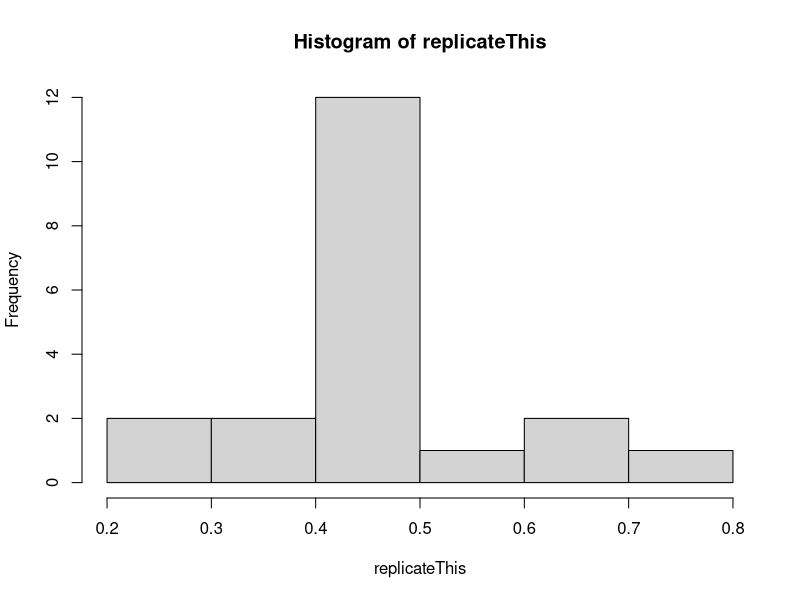
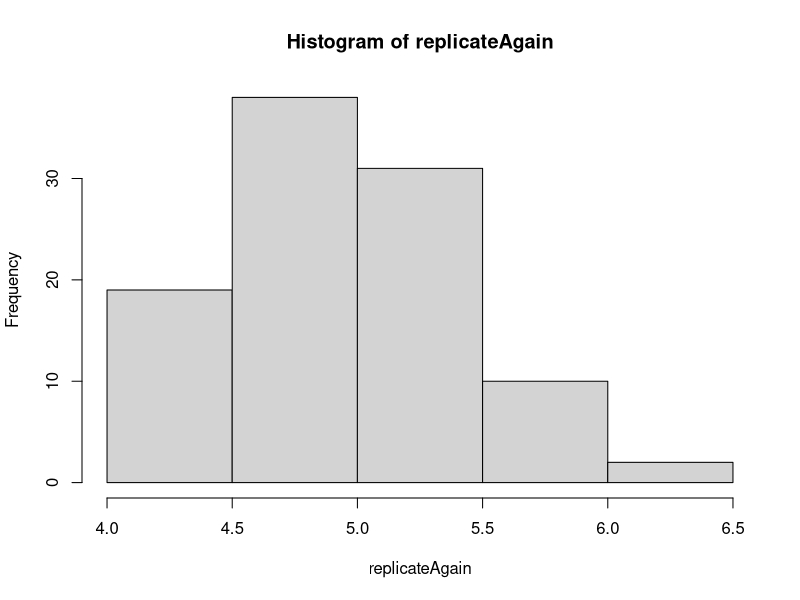
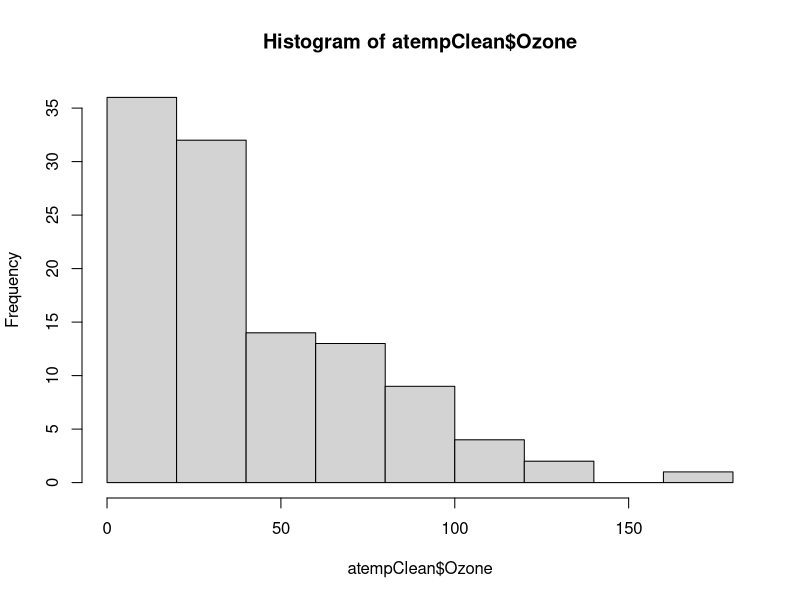
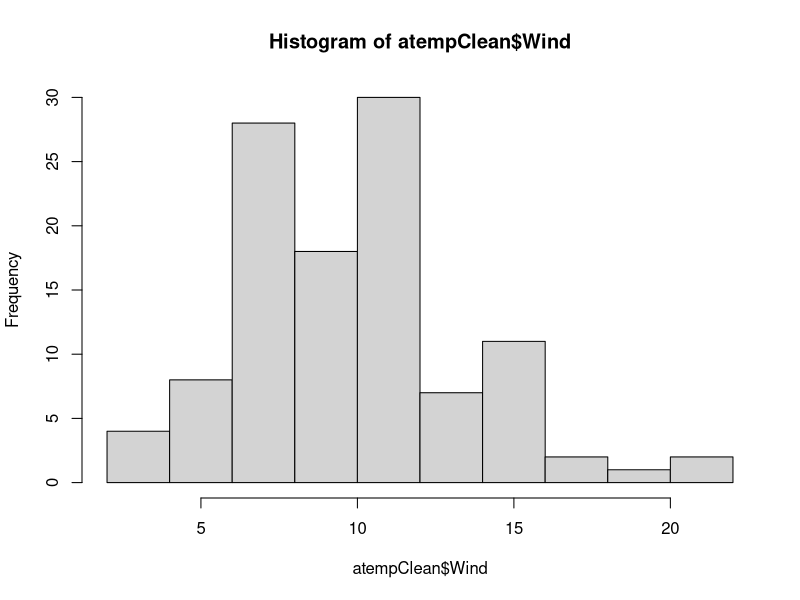
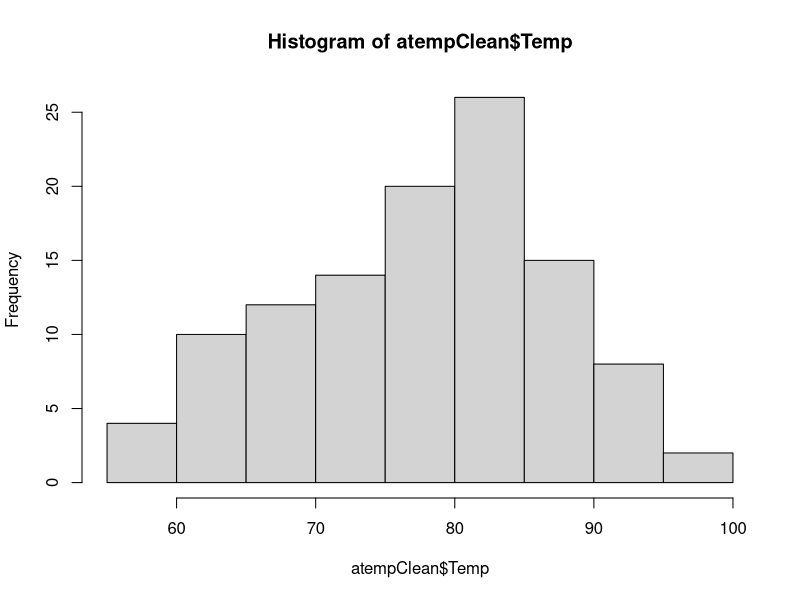

Generate these figures, in order, with R:
## Part 1
printVecInfo <-function(vecThis){
    cat("Mean:", mean(vecThis), "\n")
    cat("Middle:", median(vecThis), "\n")
    cat("Low:", min(vecThis), "\n")
    cat("High:", max(vecThis), "\n")
    cat("Standard Deviation:", sd(vecThis), "\n")
    cat("Quantile:", quantile(vecThis, 0.05),"--", quantile(vecThis, 0.95), "\n")
    }
printVecInfo
vec <- c(1,2,3,4,5,6,7,8,9,10,50)

## Part 2
jar <- c(rep("red", 50), rep("blue", 50))
sum(jar=="red")

jsamp <- sample(jar, 10, replace = TRUE)
sum(jsamp == "red")
sum(jsamp == "red") / length(jsamp)

ssize = 10
replicateThis <- replicate(20, sum(sample(jar, ssize, replace = TRUE) == "red") /ssize)
hist(replicateThis)

ssizeHundred = ssize*10
ssizeHundred

replicateAgain <- replicate(100, sum(sample(jar, ssizeHundred, replace = TRUE) == "red") /ssize)
hist(replicateAgain)

#Part 3
atemp <- airquality

atempClean <- atemp[rowSums(is.na(atemp)) <= 0,]

printVecInfo(atempClean$Ozone)
hist(atempClean$Ozone)

printVecInfo(atempClean$Wind)
hist(atempClean$Wind)

printVecInfo(atempClean$Temp)
hist(atempClean$Temp)